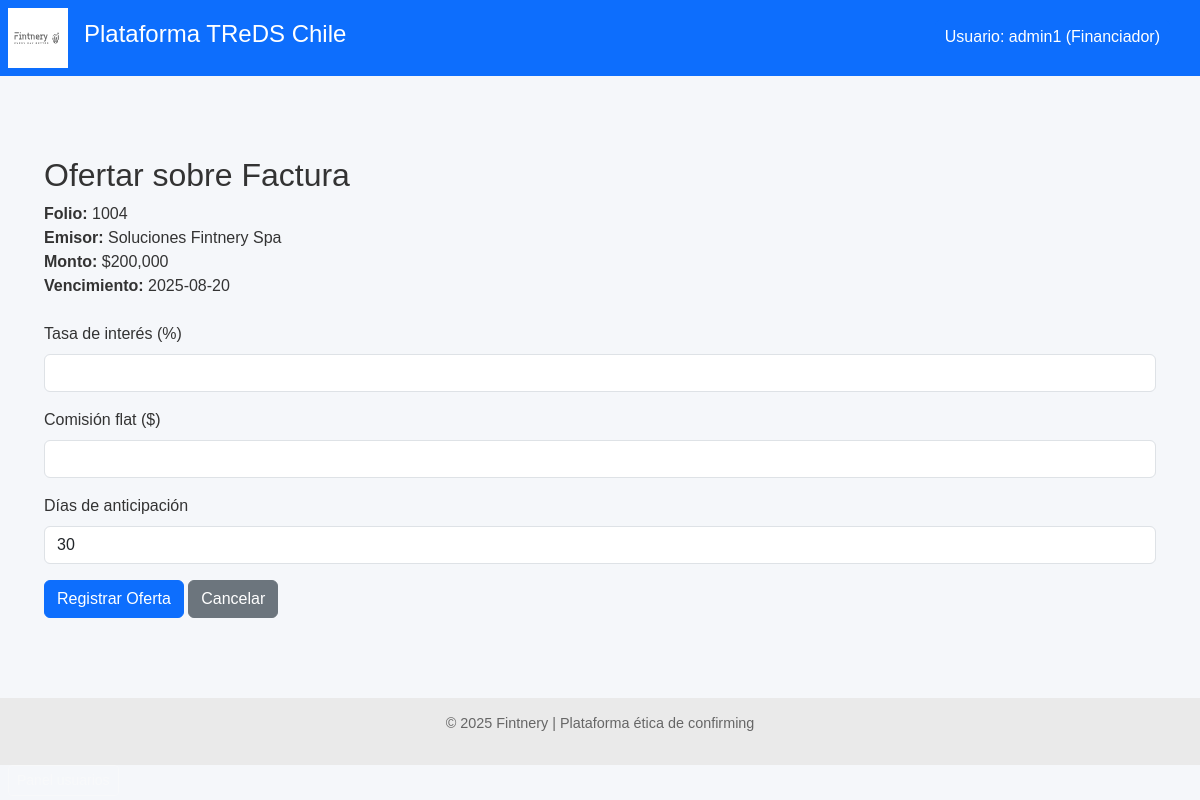
Page /financiador/ofertar/2 (signed in) on the earlier database version.
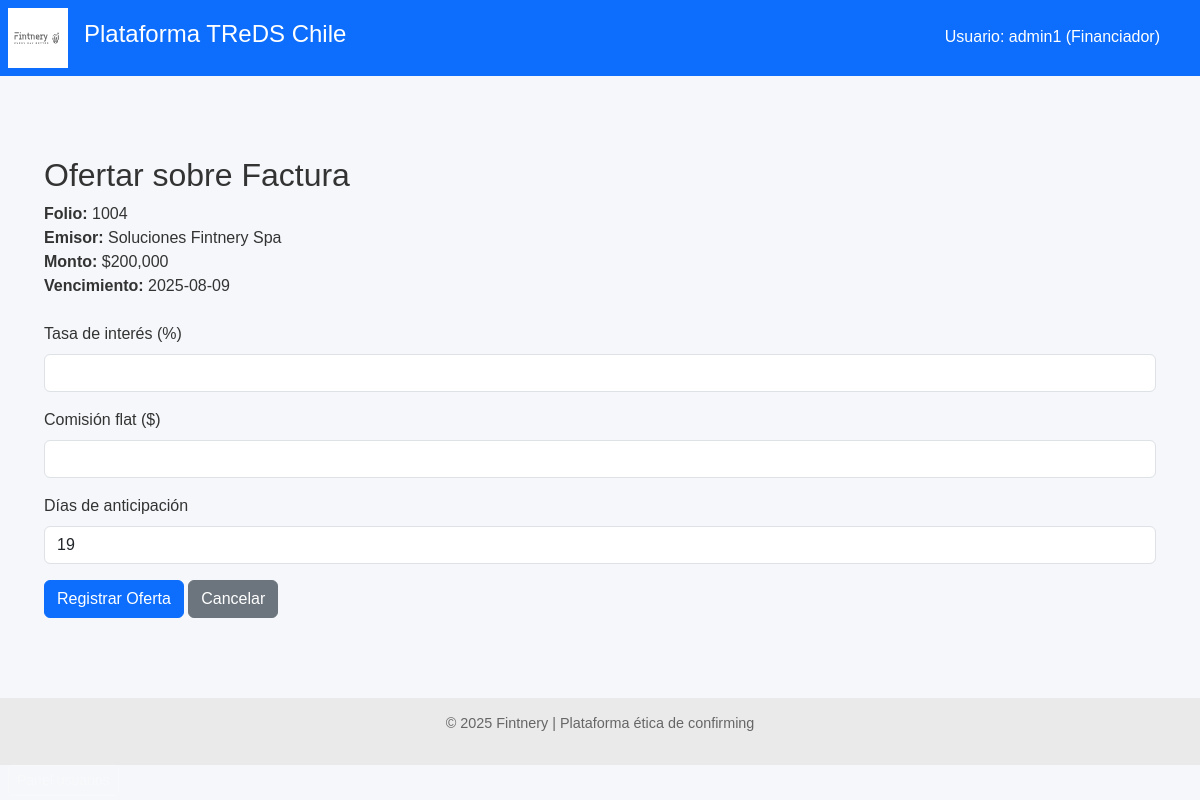
Same page on the later database version.
### models.py (models this page shows)
class FacturaDB(Base):
    __tablename__ = "facturas"
    id = Column(Integer, primary_key=True, index=True)
    rut_emisor = Column(String, index=True)
    rut_receptor = Column(String)
    tipo_dte = Column(String)
    folio = Column(Integer)
    monto = Column(Integer)
    estado_dte = Column(String)
    razon_social_emisor = Column(String)
    razon_social_receptor = Column(String)
    fecha_emision = Column(Date)
    fecha_vencimiento = Column(Date)
    fecha_vencimiento_original = Column(Date, nullable=True)
    modificacion_aceptada_por_proveedor = Column(Boolean, nullable=True, default=None)
    confirming_solicitado = Column(Boolean, default=False)
    origen_confirmacion = Column(String, default="Desconocido")
    financiador_adjudicado = Column(Integer, ForeignKey("financiadores.id"), nullable=True)
    proveedor_id = Column(Integer, ForeignKey("proveedores.id"))
    proveedor = relationship("Proveedor", back_populates="facturas")
    pagador_id = Column(Integer, ForeignKey("pagadores.id"))
    pagador = relationship("Pagador", back_populates="facturas")
    ofertas = relationship("OfertaFinanciamiento", back_populates="factura")
    financiador = relationship(
        "Financiador",
        primaryjoin=Financiador.id == foreign(cast(financiador_adjudicado, Integer)), viewonly=True,
        uselist=False,
    )

### routers/financiador.py (the view)
@router.get("/ofertar/{factura_id}")
def mostrar_formulario_oferta(factura_id: int, request: Request, db: Session = Depends(get_db)):
    financiador_id = request.session.get("financiador_id")
    if not financiador_id:
        return RedirectResponse("/financiador/login", 303)
    financiador = db.query(Financiador).get(financiador_id)
    factura = db.query(FacturaDB).get(factura_id)
    if not factura:
        return templates.TemplateResponse("error.html", {"request": request, "mensaje": "Factura no encontrada"})
    dias_anticipacion = (factura.fecha_vencimiento - date.today()).days
    return templates.TemplateResponse("ofertar.html", {
        "request": request,
        "factura": factura,
        "financiador_nombre": financiador.nombre,
        "dias_anticipacion": dias_anticipacion
    })

### templates/ofertar.html (shortened to what this page needs)
{% extends "base.html" %}
{% block content %}
<div class="container mt-5">
  <h2>
    {% if oferta is defined %}Editar oferta{% else %}Ofertar sobre Factura{% endif %}
  </h2>
  <div class="mb-4">
    <strong>Folio:</strong> {{ factura.folio }}<br>
    <strong>Emisor:</strong> {{ factura.razon_social_emisor }}<br>
    <strong>Monto:</strong> ${{ '{:,.0f}'.format(factura.monto) }}<br>
    <strong>Vencimiento:</strong> {{ factura.fecha_vencimiento }}
  </div>
  {% if oferta is defined %}
    <form method="post" action="/financiador/actualizar-oferta/{{ oferta.id }}">
  {% else %}
    <form method="post" action="/financiador/registrar-oferta/{{ factura.id }}">
  {% endif %}
      <div class="mb-3">
        <label for="tasa_interes" class="form-label">Tasa de interés (%)</label>
        <input type="number"
               step="0.01"
               name="tasa_interes"
               id="tasa_interes"
               value="{{ oferta.tasa_interes if oferta is defined }}"
               required
               class="form-control">
      </div>
      <div class="mb-3">
        <label for="comision_flat" class="form-label">Comisión flat ($)</label>
        <input type="number"
               step="0.01"
               name="comision_flat"
               id="comision_flat"
               value="{{ oferta.comision_flat if oferta is defined }}"
               required
               class="form-control">
      </div>
      <div class="mb-3">
        <label class="form-label">Días de anticipación</label>
        <input type="number"
               value="{{ dias_anticipacion }}"
               readonly
               class="form-control">
      </div>
      <button type="submit" class="btn btn-primary">
        {% if oferta is defined %}Guardar cambios{% else %}Registrar Oferta{% endif %}
      </button>
      <a href="/financiador/marketplace" class="btn btn-secondary">Cancelar</a>
  </form>
</div>
{% endblock %}

Differences in the rows shown:
changed FacturaDB "Soluciones Fintnery Spa": fecha_vencimiento "2025-08-20" → "2025-08-09"
Other differences:
form field dias_anticipacion: "30" → "19"
